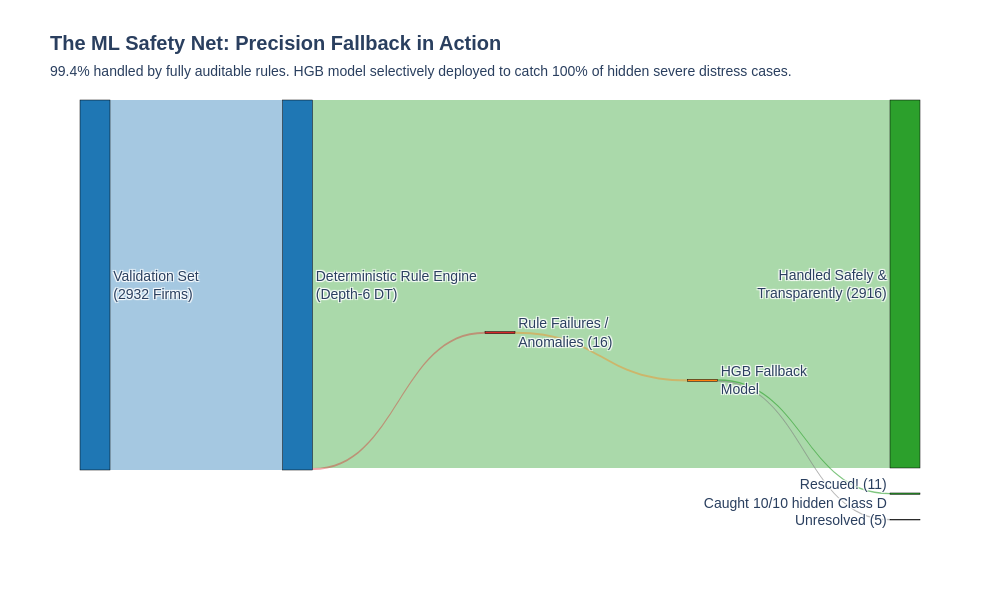

The cell this chart's notebook holds for it:
### Code cell
import plotly.graph_objects as go

# Define the nodes (stages in your pipeline)
labels = [
    "Validation Set<br>(2932 Firms)",            # 0
    "Deterministic Rule Engine<br>(Depth-6 DT)", # 1
    "Handled Safely &<br>Transparently (2916)",  # 2
    "Rule Failures /<br>Anomalies (16)",         # 3
    "HGB Fallback<br>Model",                     # 4
    "Rescued! (11)<br>Caught 10/10 hidden Class D", # 5
    "Unresolved (5)"                             # 6
]

# Define the colors for the nodes
node_colors = [
    "#1f77b4", # 0: Blue (Start)
    "#1f77b4", # 1: Blue (Rule Engine)
    "#2ca02c", # 2: Green (Success Rules)
    "#d62728", # 3: Red (Failures)
    "#ff7f0e", # 4: Orange (HGB Fallback)
    "#2ca02c", # 5: Green (Rescue Success - Killer Metric)
    "#7f7f7f", # 6: Grey (Missed)
]

# Define the links (the flow of data)
sources = [0, 1, 1, 3, 4, 4]
targets = [1, 2, 3, 4, 5, 6]
values  = [2932, 2916, 16, 16, 11, 5]

# Define colors for the flows (semi-transparent)
link_colors = [
    "rgba(31, 119, 180, 0.4)",  # 0->1: Blue flow
    "rgba(44, 160, 44, 0.4)",   # 1->2: Green flow to success
    "rgba(214, 39, 40, 0.4)",   # 1->3: Red flow to failures
    "rgba(255, 127, 14, 0.4)",  # 3->4: Orange flow to HGB
    "rgba(44, 160, 44, 0.6)",   # 4->5: Strong Green flow to rescue (High risk caught)
    "rgba(127, 127, 127, 0.3)", # 4->6: Grey flow to missed
]

# Create the Sankey diagram
fig = go.Figure(data=[go.Sankey(
    node = dict(
      pad = 25,
      thickness = 30,
      line = dict(color = "black", width = 0.5),
      label = labels,
      color = node_colors,
      customdata = labels,
      hovertemplate='%{customdata}<extra></extra>'
    ),
    link = dict(
      source = sources,
      target = targets,
      value = values,
      color = link_colors,
      hovertemplate='Flow: %{value} instances<extra></extra>'
    )
)])

# Add a powerful title and annotations for the presentation
fig.update_layout(
    title_text="<b>The ML Safety Net: Precision Fallback in Action</b><br>"
               "<span style='font-size:14px'>99.4% handled by fully auditable rules. HGB model selectively deployed to catch 100% of hidden severe distress cases.</span>",
    font_size=14,
    font_family="Arial",
    width=1000,
    height=600,
    plot_bgcolor='white',
    paper_bgcolor='white'
)


# Show the interactive plot
fig.show()

# To save for your presentation:
# fig.write_image("hgb_fallback_sankey.png", scale=3) # Requires 'kaleido' package

### Figure 1 — Plotly figure (JSON) as saved in the notebook; plotly's stock layout.template omitted (floating-point values rounded to 4 significant figures)
{"data": [{"link": {"color": ["rgba(31, 119, 180, 0.4)", "rgba(44, 160, 44, 0.4)", "rgba(214, 39, 40, 0.4)", "rgba(255, 127, 14, 0.4)", "rgba(44, 160, 44, 0.6)", "rgba(127, 127, 127, 0.3)"], "hovertemplate": "Flow: %{value} instances<extra></extra>", "source": [0, 1, 1, 3, 4, 4], "target": [1, 2, 3, 4, 5, 6], "value": [2932, 2916, 16, 16, 11, 5]}, "node": {"color": ["#1f77b4", "#1f77b4", "#2ca02c", "#d62728", "#ff7f0e", "#2ca02c", "#7f7f7f"], "customdata": ["Validation Set<br>(2932 Firms)", "Deterministic Rule Engine<br>(Depth-6 DT)", "Handled Safely &<br>Transparently (2916)", "Rule Failures /<br>Anomalies (16)", "HGB Fallback<br>Model", "Rescued! (11)<br>Caught 10/10 hidden Class D", "Unresolved (5)"], "hovertemplate": "%{customdata}<extra></extra>", "label": ["Validation Set<br>(2932 Firms)", "Deterministic Rule Engine<br>(Depth-6 DT)", "Handled Safely &<br>Transparently (2916)", "Rule Failures /<br>Anomalies (16)", "HGB Fallback<br>Model", "Rescued! (11)<br>Caught 10/10 hidden Class D", "Unresolved (5)"], "line": {"color": "black", "width": 0.5}, "pad": 25, "thickness": 30}, "type": "sankey"}], "layout": {"font": {"family": "Arial", "size": 14}, "height": 600, "paper_bgcolor": "white", "plot_bgcolor": "white", "title": {"text": "<b>The ML Safety Net: Precision Fallback in Action</b><br><span style='font-size:14px'>99.4% handled by fully auditable rules. HGB model selectively deployed to catch 100% of hidden severe distress cases.</span>"}, "width": 1000}}
